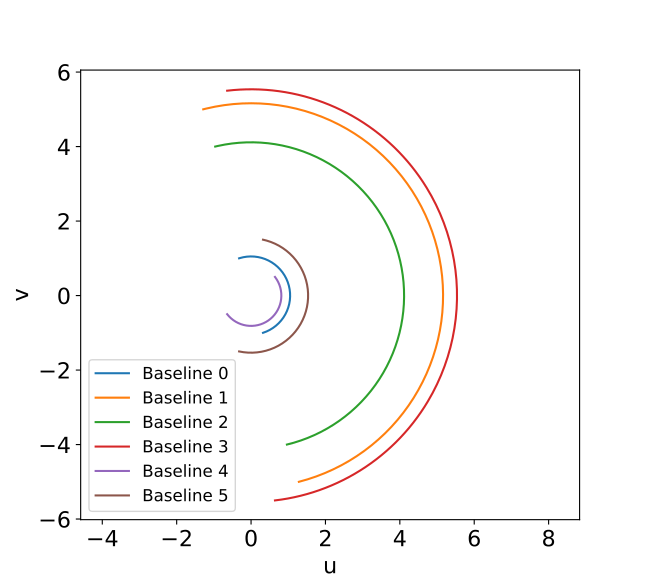

This chart was generated by the following Python code:
import numpy as np
import matplotlib.pyplot as plt
import matplotlib as mpl
mpl.rcParams['xtick.labelsize'] = 16
mpl.rcParams['ytick.labelsize'] = 16
plt.rc("axes", labelsize=16) 

phi = np.deg2rad(40)
HA = np.linspace(-6, 6, 200) * 15 * np.pi/180  # radians

baselines = [(1,0.5),(5,2),(4,1.5),(5.5,1),(0.5,-1),(1.5,-0.5)] # east, north
for i,B in enumerate(baselines):
    Be = B[0]   # east component
    Bn = B[1]    # north component

    u = Be*np.cos(HA) - Bn*np.sin(phi)*np.sin(HA)
    v = Be*np.sin(HA) + Bn*np.sin(phi)*np.cos(HA)

    plt.plot(u, v, label=f"Baseline {i}")

plt.xlabel('u')
plt.ylabel('v')
plt.axis('equal')
plt.legend(fontsize=12)
plt.show()
